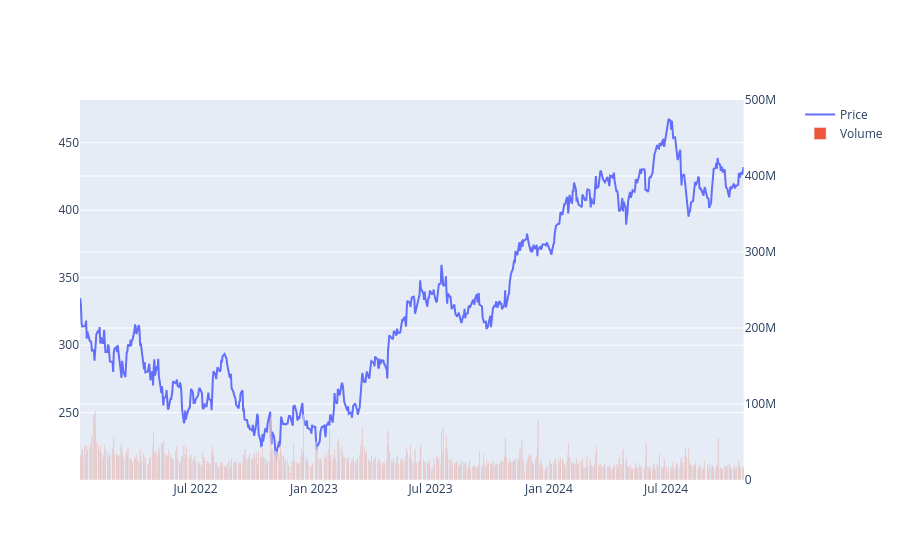

The notebook cell this image was saved under:
### Code cell
fig2 = make_subplots( specs=[[{"secondary_y": True}]])

fig2.add_trace(go.Scatter(x=data.index,y=data['Close'],name='Price'),secondary_y=False)

                
fig2.add_trace(go.Bar(x=data.index,y=data['Volume'],name='Volume'),secondary_y=True)

fig2.update_yaxes(range=[0,500000000],secondary_y=True)

                

fig2.show()

### Figure 1 — Plotly figure (JSON) as saved in the notebook; plotly's stock layout.template omitted (floating-point values rounded to 4 significant figures; data arrays with more than 128 entries replaced by an {"elided": "..."} marker saying what was removed)
{"data": [{"name": "Price", "type": "scatter", "x": {"elided": "710 str values"}, "xaxis": "x", "y": {"elided": "710 float values"}, "yaxis": "y"}, {"name": "Volume", "type": "bar", "x": {"elided": "710 str values"}, "xaxis": "x", "y": {"elided": "710 int values"}, "yaxis": "y2"}], "layout": {"xaxis": {"anchor": "y", "domain": [0, 0.94]}, "yaxis": {"anchor": "x", "domain": [0, 1]}, "yaxis2": {"anchor": "x", "overlaying": "y", "range": [0, 500000000], "side": "right"}}}
